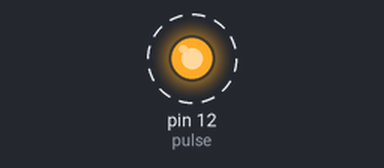
A sketch run on a simulated Arduino Uno, built with avr-gcc and run on an emulated ATmega328P. Parts: output pins drawn as LEDs (lit = HIGH). Dashed ring = blinking.

Above: at 0.2 s.
Timing chart, 0 to 4.6 s (numbered marks = the images above):
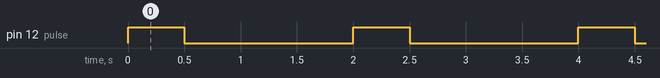

The sketch:

program_1.ino
```cpp
int pulse=12;
void setup() {
  // put your setup code here, to run once:


pinMode(pulse,OUTPUT);
}
void loop() {
  // put your main code here, to run repeatedly:
digitalWrite(pulse,HIGH);
delay(500);
digitalWrite(pulse,LOW);
delay(1500);
}
```

Measured:
- by itself, pin 12 (pulse): alternates HIGH for 0.50 s and LOW for 1.5 s
